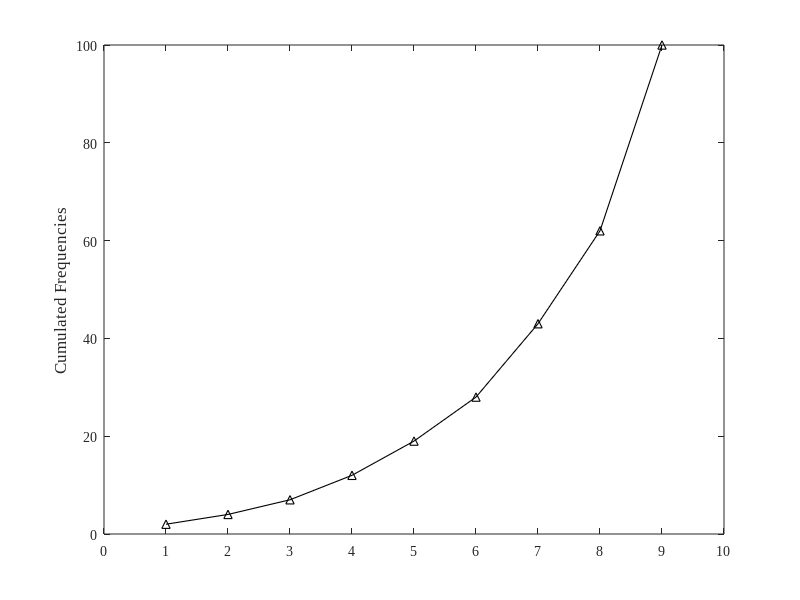

MATLAB code for this plot: (Note: this script raises an error after producing the figure.)
clc;
clear;
Mod_distribution = [0.25 0.25 0.25 0.25]; % 车型分配
Col_distribution = [0.02,0.02,0.03,0.05,0.07,0.09,0.15,0.19,0.38]; 
cc = size(Col_distribution,2);
cc1=1:1:cc;
Cumulated_Fre=zeros(1,cc);
for ii1=1:cc
    Cumulated_Fre(1,ii1+1) = Cumulated_Fre(1,ii1)+Col_distribution(1,ii1);
end
Cumulated_Fre = Cumulated_Fre(2:cc+1);
plot(cc1,Cumulated_Fre*100,'marker','^','MarkerEdgeColor','k','Color','k','LineWidth',0.8)
ylabel('Cumulated Frequencies','fontsize',12); %y轴坐标描述
set(gca,'FontName','Times New Roman','FontSize',10);
xticks(0:1:10);
xlim([0,10]);
ytickformat('percentage')
yticks(0:20:100);
grid on;
print Dc.jpg -djpeg -r600;%输出


